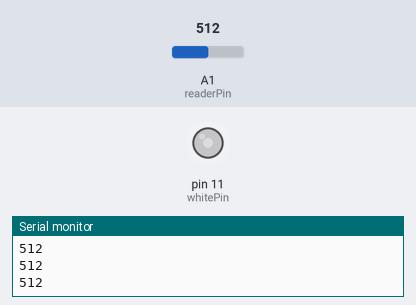
Recording of a sketch running on a simulated Arduino Uno, built with avr-gcc and run on an emulated ATmega328P. Shown: output pins drawn as LEDs (lit = HIGH), the last lines printed to the serial monitor. The inputs (shaded band) are chosen by the test bench; at power-on: A1 (readerPin) = 512.

Above: at 1.2 s.
1.3 s: A1 (readerPin) set to 716
At 2.4 s:
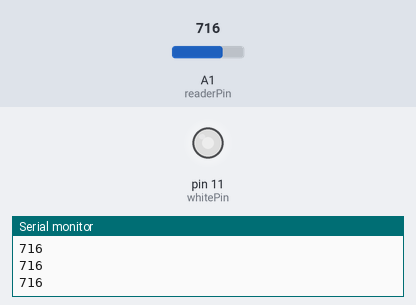
2.8 s: A1 (readerPin) set to 900
At 3.7 s:
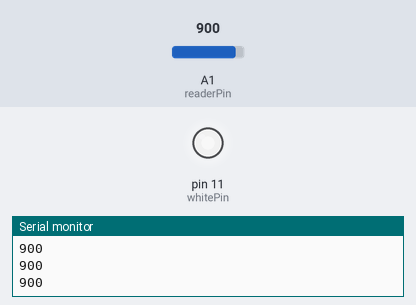
4.3 s: A1 (readerPin) set to 122
At 4.8 s:
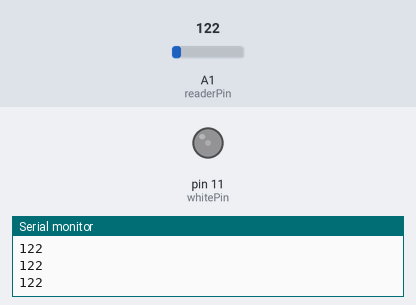
5.8 s: A1 (readerPin) set to 0
At 7.0 s:
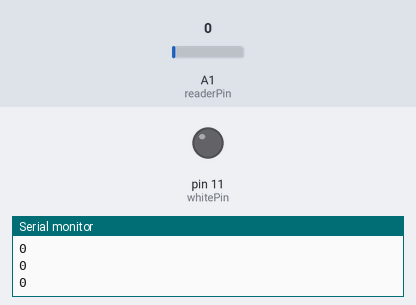
7.3 s: A1 (readerPin) set to 511
At 8.3 s:
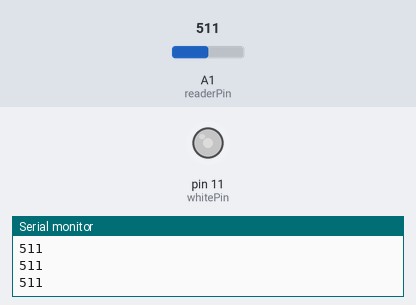
Timing chart, 0 to 9.8 s (numbered marks = the images above; inputs shaded):
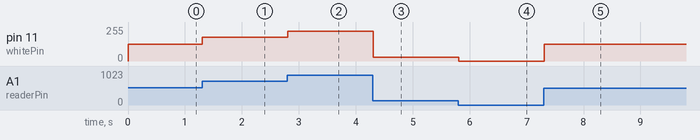

The sketch:

Project_8_Dimmable_LEDs.ino
```cpp
int whitePin = 11;
int readerPin = A1;
int potPin = 8;

int volts;
float LEDvolts;

int time = 1000;


void setup() {
  // put your setup code here, to run once:
  pinMode(whitePin,OUTPUT);
  pinMode(readerPin,INPUT);
  pinMode(potPin,INPUT);
  Serial.begin(9600);
}

void loop() {
  // put your main code here, to run repeatedly:
  volts = analogRead(readerPin);
  LEDvolts = (255.0/1023.0) * (volts);

  Serial.println(volts);


  analogWrite(11,LEDvolts);


}
```

Measured:
- after the input at 1.3 s, pin 11 (whitePin): 127/255 → 178/255 at once
- after the input at 2.8 s, pin 11 (whitePin): 178/255 → 224/255 at once
- after the input at 4.3 s, pin 11 (whitePin): 224/255 → 30/255 at once
- after the input at 5.8 s, pin 11 (whitePin): 30/255 → 0/255 at once
- after the input at 7.3 s, pin 11 (whitePin): 0/255 → 127/255 at once
